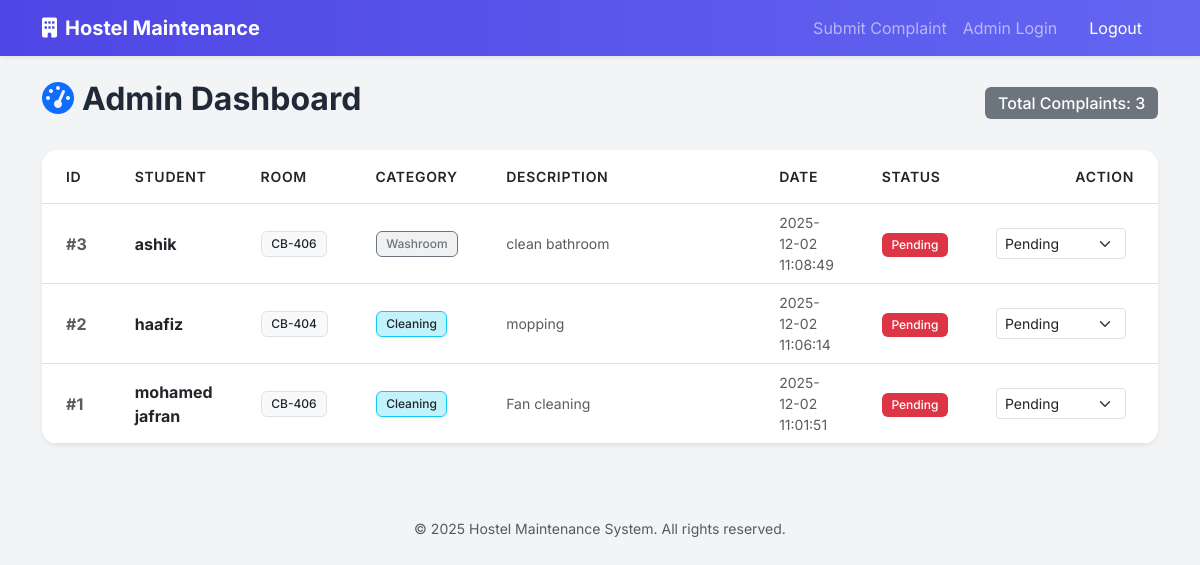
Before: /admin (signed in) with the older database file.
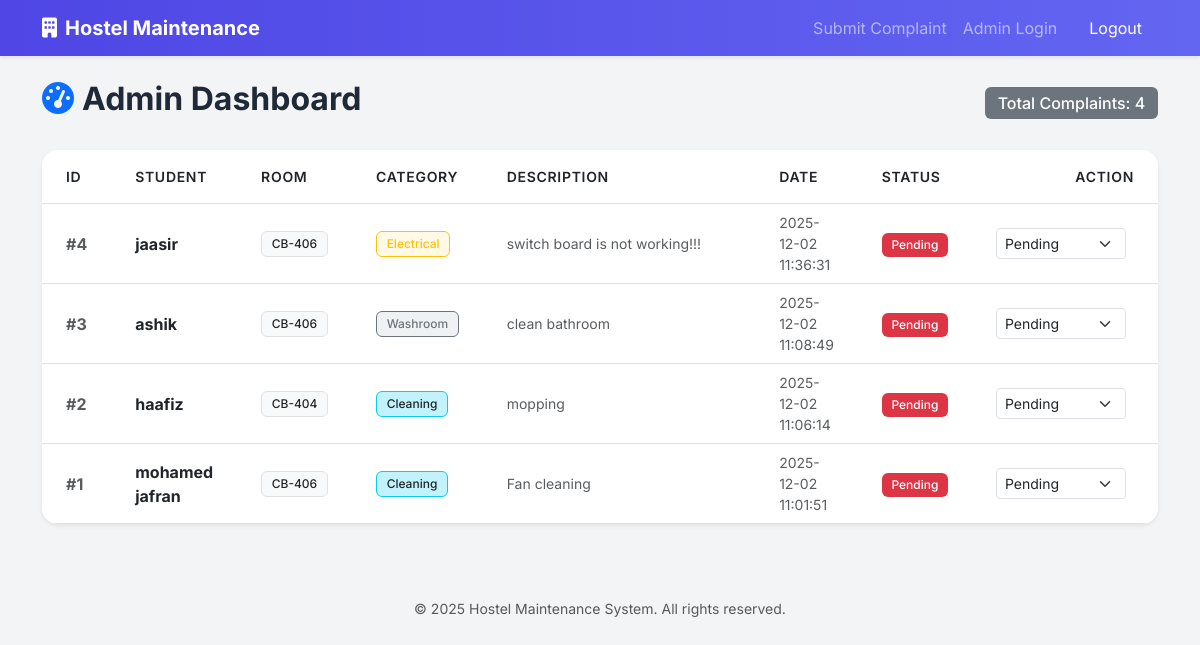
After: the same page with the newer database file.
### tables this page shows
CREATE TABLE complaints (
                id INTEGER PRIMARY KEY AUTOINCREMENT,
                name TEXT NOT NULL,
                room_no TEXT NOT NULL,
                category TEXT NOT NULL,
                description TEXT NOT NULL,
                status TEXT DEFAULT 'Pending',
                timestamp DATETIME DEFAULT CURRENT_TIMESTAMP
            );

### app.py (the view)
@app.route('/admin')
def admin_dashboard():
    if not session.get('admin_logged_in'):
        return redirect(url_for('login'))
    conn = get_db_connection()
    complaints = conn.execute('SELECT * FROM complaints ORDER BY timestamp DESC').fetchall()
    conn.close()
    return render_template('admin.html', complaints=complaints)

### app.py (called while the page is built)
def get_db_connection():
    conn = sqlite3.connect(DB_NAME)
    conn.row_factory = sqlite3.Row
    return conn

### templates/admin.html (shortened to what this page needs)
{% extends 'base.html' %}
{% block content %}
<div class="d-flex justify-content-between align-items-center mb-4">
    <h2 class="fw-bold"><i class="fas fa-tachometer-alt me-2 text-primary"></i>Admin Dashboard</h2>
    <span class="badge bg-secondary fs-6">Total Complaints: {{ complaints|length }}</span>
</div>
<div class="card shadow-sm border-0 rounded-4 overflow-hidden">
    <div class="card-body p-0">
        <div class="table-responsive">
            <table class="table table-hover align-middle mb-0">
                <thead class="bg-light text-uppercase text-muted small">
                    <tr>
                        <th class="px-4 py-3">ID</th>
                        <th class="px-4 py-3">Student</th>
                        <th class="px-4 py-3">Room</th>
                        <th class="px-4 py-3">Category</th>
                        <th class="px-4 py-3" style="width: 30%;">Description</th>
                        <th class="px-4 py-3">Date</th>
                        <th class="px-4 py-3">Status</th>
                        <th class="px-4 py-3 text-end">Action</th>
                    </tr>
                </thead>
                <tbody>
                    {% for complaint in complaints %}
                    <tr>
                        <td class="px-4 fw-bold text-muted">#{{ complaint.id }}</td>
                        <td class="px-4">
                            <div class="fw-bold">{{ complaint.name }}</div>
                        </td>
                        <td class="px-4"><span class="badge bg-light text-dark border">{{ complaint.room_no }}</span>
                        </td>
                        <td class="px-4">
                            {% if complaint.category == 'Cleaning' %}
                            <span class="badge bg-info text-dark bg-opacity-25 border border-info">{{ complaint.category
                                }}</span>
                            {% elif complaint.category == 'Plumbing' %}
                            <span class="badge bg-primary text-primary bg-opacity-10 border border-primary">{{
                                complaint.category }}</span>
                            {% elif complaint.category == 'Electrical' %}
                            <span class="badge bg-warning text-warning bg-opacity-10 border border-warning">{{
                                complaint.category }}</span>
                            {% else %}
                            <span class="badge bg-secondary text-secondary bg-opacity-10 border border-secondary">{{
                                complaint.category }}</span>
                            {% endif %}
                        </td>
                        <td class="px-4 text-muted small">{{ complaint.description }}</td>
                        <td class="px-4 text-muted small">{{ complaint.timestamp }}</td>
                        <td class="px-4">
                            {% if complaint.status == 'Pending' %}
                            <span class="badge bg-danger">Pending</span>
                            {% elif complaint.status == 'In Progress' %}
                            <span class="badge bg-warning text-dark">In Progress</span>
                            {% else %}
                            <span class="badge bg-success">Resolved</span>
                            {% endif %}
                        </td>
                        <td class="px-4 text-end">
                            <form action="{{ url_for('update_status', id=complaint.id) }}" method="POST"
                                class="d-inline-flex">
                                <select name="status" class="form-select form-select-sm me-2" style="width: 130px;"
                                    onchange="this.form.submit()">
                                    <option value="Pending" {% if complaint.status=='Pending' %}selected{% endif %}>
                                        Pending</option>
                                </select>
                            </form>
                        </td>
                    </tr>
                    {% endfor %}
                </tbody>
            </table>
        </div>
    </div>
</div>
{% endblock %}

### templates/base.html (shortened to what this page needs)
<!DOCTYPE html>
<html lang="en">
<head>
    <link href="https://cdn.jsdelivr.net/npm/bootstrap@5.3.0/dist/css/bootstrap.min.css" rel="stylesheet">
    <link rel="stylesheet" href="{{ url_for('static', filename='css/style.css') }}">
    <link rel="stylesheet" href="https://cdnjs.cloudflare.com/ajax/libs/font-awesome/6.0.0/css/all.min.css">
</head>
<body>
    <nav class="navbar navbar-expand-lg navbar-dark bg-primary shadow-sm">
        <div class="container">
            <a class="navbar-brand fw-bold" href="{{ url_for('index') }}">
                <i class="fas fa-building me-2"></i>Hostel Maintenance
            </a>
            <div class="collapse navbar-collapse" id="navbarNav">
                <ul class="navbar-nav ms-auto">
                    <li class="nav-item">
                        <a class="nav-link" href="{{ url_for('index') }}">Submit Complaint</a>
                    </li>
                    <li class="nav-item">
                        <a class="nav-link" href="{{ url_for('admin_dashboard') }}">Admin Login</a>
                    </li>
                    {% if session.get('admin_logged_in') %}
                    <li class="nav-item">
                        <a class="nav-link btn btn-danger text-white px-3 ms-2" href="{{ url_for('logout') }}">Logout</a>
                    </li>
                    {% endif %}
                </ul>
            </div>
        </div>
    </nav>
    <div class="container mt-4">
        {% block content %}{% endblock %}
    </div>
    <footer class="text-center py-4 mt-5 text-muted">
        <small>&copy; 2025 Hostel Maintenance System. All rights reserved.</small>
    </footer>
</body>
</html>

### static/css/style.css (style rules this page uses)
:root { --primary-color: #4f46e5; --secondary-color: #6366f1; --background-color: #f3f4f6; --card-bg: #ffffff; --text-color: #1f2937; }
body { font-family: 'Inter', sans-serif; background-color: var(--background-color); color: var(--text-color); -webkit-font-smoothing: antialiased; }
.navbar { background: linear-gradient(to right, var(--primary-color), var(--secondary-color)) !important; }
.card { transition: transform 0.2s ease-in-out, box-shadow 0.2s ease-in-out; }
.table thead th { font-weight: 600; letter-spacing: 0.05em; }
.badge { font-weight: 500; padding: 0.5em 0.8em; }

Changed rows visible on the page:
added complaints: id "4", name "jaasir", room_no "CB-406", category "Electrical", description "switch board is not working!!!", timestamp "2025-12-02 11:36:31", shows "Pending", status "Pending"
Other visible differences:
{{ complaints|length }}: "3" → "4"
